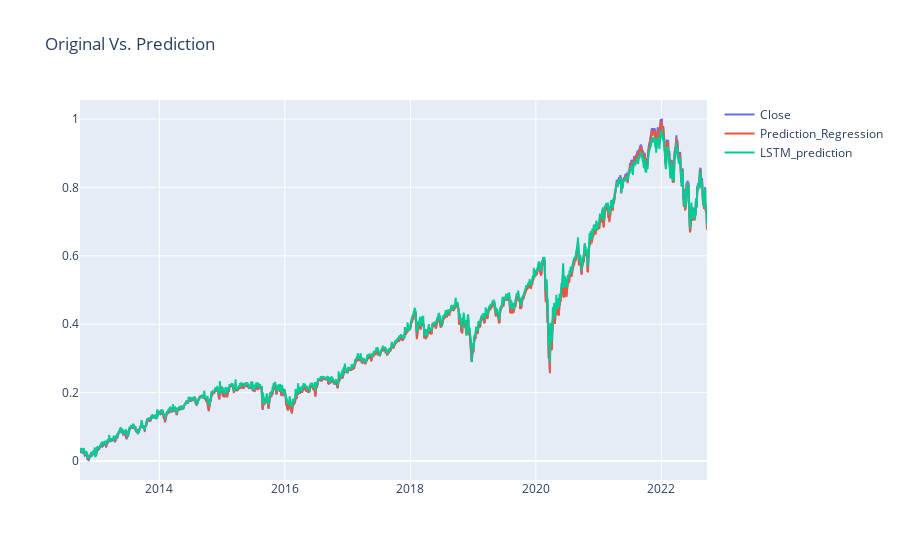

Source (notebook cell):
### Code cell
interactive_plot(predicted, "Original Vs. Prediction")

### Figure 1 — Plotly figure (JSON) as saved in the notebook; plotly's stock layout.template omitted (floating-point values rounded to 4 significant figures; data arrays with more than 128 entries replaced by an {"elided": "..."} marker saying what was removed)
{"data": [{"name": "Close", "type": "scatter", "x": {"elided": "2515 str values"}, "y": {"elided": "2515 float values"}}, {"name": "Prediction_Regression", "type": "scatter", "x": {"elided": "2515 str values"}, "y": {"elided": "2515 float values"}}, {"name": "LSTM_prediction", "type": "scatter", "x": {"elided": "2515 str values"}, "y": {"elided": "2515 float values"}}], "layout": {"legend": {"tracegroupgap": 0}, "title": {"text": "Original Vs. Prediction"}, "xaxis": {"anchor": "y", "domain": [0, 1]}, "yaxis": {"anchor": "x", "domain": [0, 1]}}}
